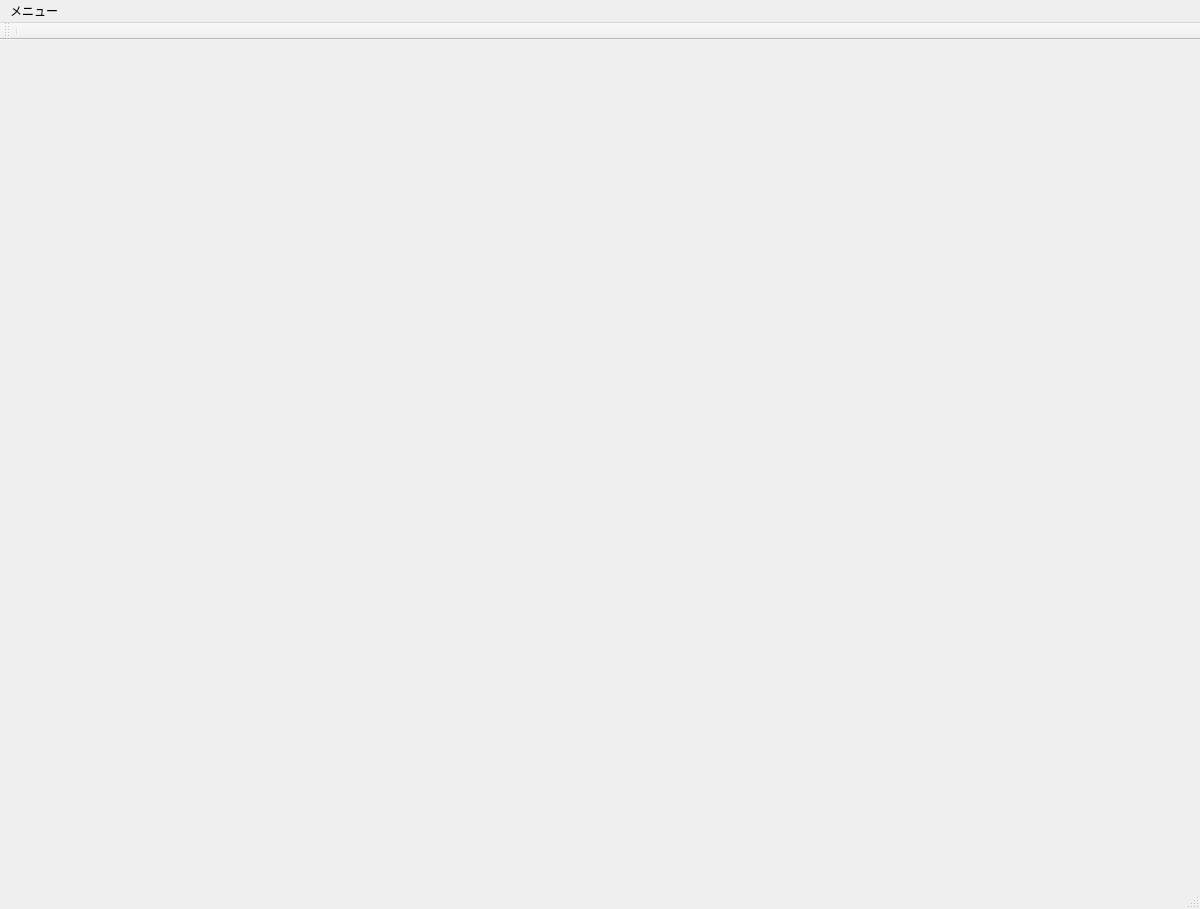
<?xml version="1.0" encoding="UTF-8"?>
<ui version="4.0">
 <class>MainWindow</class>
 <widget class="QMainWindow" name="MainWindow">
  <property name="geometry">
   <rect>
    <x>0</x>
    <y>0</y>
    <width>1200</width>
    <height>900</height>
   </rect>
  </property>
  <property name="contextMenuPolicy">
   <enum>Qt::CustomContextMenu</enum>
  </property>
  <property name="windowTitle">
   <string>Untitled</string>
  </property>
  <property name="animated">
   <bool>true</bool>
  </property>
  <property name="dockOptions">
   <set>QMainWindow::AllowTabbedDocks|QMainWindow::AnimatedDocks</set>
  </property>
  <widget class="QWidget" name="centralwidget">
   <layout class="QVBoxLayout" name="verticalLayout">
    <property name="spacing">
     <number>0</number>
    </property>
    <property name="leftMargin">
     <number>0</number>
    </property>
    <property name="topMargin">
     <number>0</number>
    </property>
    <property name="rightMargin">
     <number>0</number>
    </property>
    <property name="bottomMargin">
     <number>0</number>
    </property>
    <item>
     <widget class="QLabel" name="img_main">
      <property name="sizePolicy">
       <sizepolicy hsizetype="Expanding" vsizetype="Expanding">
        <horstretch>0</horstretch>
        <verstretch>0</verstretch>
       </sizepolicy>
      </property>
      <property name="minimumSize">
       <size>
        <width>1200</width>
        <height>500</height>
       </size>
      </property>
      <property name="maximumSize">
       <size>
        <width>16777213</width>
        <height>16777215</height>
       </size>
      </property>
      <property name="contextMenuPolicy">
       <enum>Qt::DefaultContextMenu</enum>
      </property>
      <property name="text">
       <string/>
      </property>
      <property name="alignment">
       <set>Qt::AlignCenter</set>
      </property>
     </widget>
    </item>
    <item>
     <widget class="QWidget" name="widget" native="true">
      <property name="sizePolicy">
       <sizepolicy hsizetype="Preferred" vsizetype="Fixed">
        <horstretch>0</horstretch>
        <verstretch>0</verstretch>
       </sizepolicy>
      </property>
      <property name="minimumSize">
       <size>
        <width>0</width>
        <height>0</height>
       </size>
      </property>
      <property name="sizeIncrement">
       <size>
        <width>0</width>
        <height>0</height>
       </size>
      </property>
      <property name="baseSize">
       <size>
        <width>0</width>
        <height>0</height>
       </size>
      </property>
      <layout class="QHBoxLayout" name="horizontalLayout">
       <property name="spacing">
        <number>0</number>
       </property>
       <property name="leftMargin">
        <number>0</number>
       </property>
       <property name="topMargin">
        <number>0</number>
       </property>
       <property name="rightMargin">
        <number>0</number>
       </property>
       <property name="bottomMargin">
        <number>0</number>
       </property>
       <item>
        <widget class="QLabel" name="img_satellite">
         <property name="sizePolicy">
          <sizepolicy hsizetype="Expanding" vsizetype="Expanding">
           <horstretch>0</horstretch>
           <verstretch>0</verstretch>
          </sizepolicy>
         </property>
         <property name="minimumSize">
          <size>
           <width>600</width>
           <height>347</height>
          </size>
         </property>
         <property name="text">
          <string/>
         </property>
         <property name="alignment">
          <set>Qt::AlignCenter</set>
         </property>
        </widget>
       </item>
       <item>
        <widget class="QLabel" name="img_telework">
         <property name="sizePolicy">
          <sizepolicy hsizetype="Expanding" vsizetype="Expanding">
           <horstretch>0</horstretch>
           <verstretch>0</verstretch>
          </sizepolicy>
         </property>
         <property name="minimumSize">
          <size>
           <width>600</width>
           <height>347</height>
          </size>
         </property>
         <property name="text">
          <string/>
         </property>
         <property name="alignment">
          <set>Qt::AlignCenter</set>
         </property>
        </widget>
       </item>
      </layout>
     </widget>
    </item>
   </layout>
  </widget>
  <widget class="QStatusBar" name="statusbar">
   <property name="contextMenuPolicy">
    <enum>Qt::DefaultContextMenu</enum>
   </property>
   <property name="sizeGripEnabled">
    <bool>true</bool>
   </property>
  </widget>
  <widget class="QMenuBar" name="menubar">
   <property name="geometry">
    <rect>
     <x>0</x>
     <y>0</y>
     <width>1200</width>
     <height>21</height>
    </rect>
   </property>
   <widget class="QMenu" name="file_menu">
    <property name="title">
     <string>メニュー</string>
    </property>
    <addaction name="action_update"/>
   </widget>
   <addaction name="file_menu"/>
  </widget>
  <widget class="QToolBar" name="toolBar">
   <property name="sizePolicy">
    <sizepolicy hsizetype="Preferred" vsizetype="Fixed">
     <horstretch>0</horstretch>
     <verstretch>0</verstretch>
    </sizepolicy>
   </property>
   <property name="windowTitle">
    <string>toolBar</string>
   </property>
   <attribute name="toolBarArea">
    <enum>TopToolBarArea</enum>
   </attribute>
   <attribute name="toolBarBreak">
    <bool>false</bool>
   </attribute>
   <addaction name="separator"/>
  </widget>
  <action name="action_update">
   <property name="text">
    <string>更新</string>
   </property>
  </action>
 </widget>
 <resources/>
 <connections>
  <connection>
   <sender>action_update</sender>
   <signal>triggered()</signal>
   <receiver>MainWindow</receiver>
   <slot>updateScr()</slot>
   <hints>
    <hint type="sourcelabel">
     <x>-1</x>
     <y>-1</y>
    </hint>
    <hint type="destinationlabel">
     <x>399</x>
     <y>299</y>
    </hint>
   </hints>
  </connection>
 </connections>
 <slots>
  <slot>updateScr()</slot>
  <slot>beforeClose()</slot>
 </slots>
</ui>
